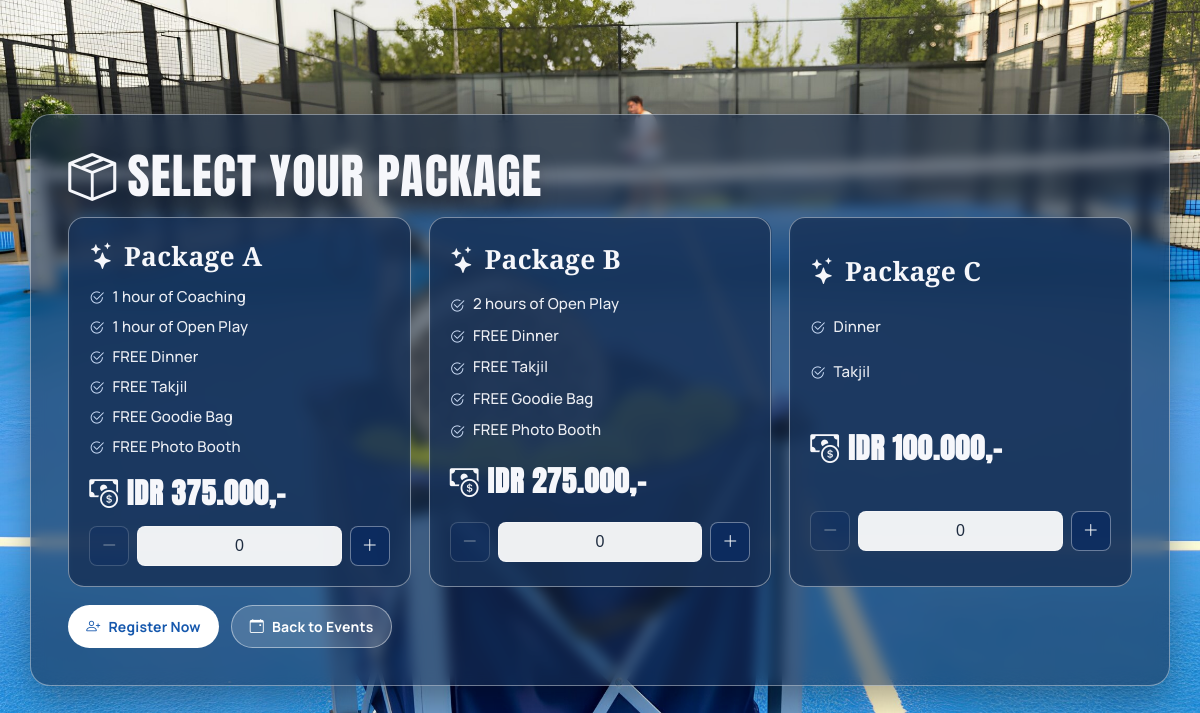
Before: /packages with the older database file.
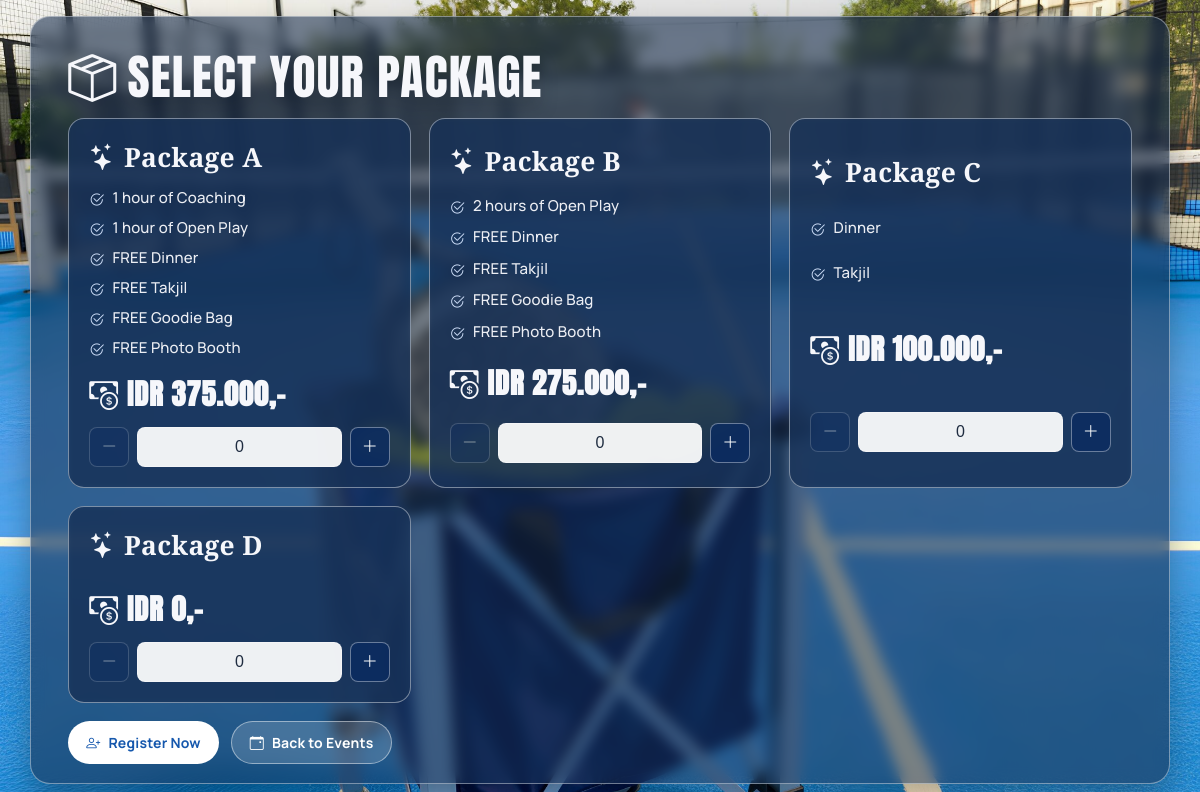
After: the same page with the newer database file.
### tables this page shows
CREATE TABLE `packages` (
  `id` int NOT NULL,
  `code` varchar(10) NOT NULL,
  `name` varchar(100) NOT NULL,
  `price` int NOT NULL,
  `description` text NOT NULL
);

### app/helpers.php (called while the page is built, shortened)
<?php
function h(string $v): string {
    return htmlspecialchars($v, ENT_QUOTES, 'UTF-8');
}
function rupiah(int $amount): string {
    return 'IDR ' . number_format($amount, 0, ',', '.');
}

### views/packages.php (the view, shortened to what this page needs)
<?php
require_once __DIR__ . '/../app/helpers.php';
$can_order = !empty($_SESSION['user_id']);
$db = get_db();
$packages = $db->query('SELECT * FROM packages ORDER BY id')->fetchAll(PDO::FETCH_ASSOC);
?>
<!doctype html>
<html lang="en">
<head>
</head>
<body>
  <main class="landing">
    <section id="packagePanel">
      <h1><i class="bi bi-box-seam"></i> Select Your Package</h1>
      <form method="post" action="">
        <div class="package-grid">
          <?php foreach ($packages as $p): ?>
            <article class="package-card">
              <h3><i class="bi bi-stars"></i> <?= h($p['name']) ?></h3>
              <ul>
                <?php
                $features = array_filter(explode("\n", $p['description']));
                foreach ($features as $line):
                ?>
                  <li><i class="bi bi-check2-circle"></i> <?= h(trim($line)) ?></li>
                <?php endforeach; ?>
              </ul>
              <div class="price"><i class="bi bi-cash-coin"></i> <?= h(rupiah((int)$p['price'])) ?>,-</div>
              <div class="qty">
                <button type="button" data-action="minus" aria-label="Decrease quantity"><i class="bi bi-dash-lg"></i></button>
                <input type="number" name="qty_<?= (int)$p['id'] ?>" min="0" value="0" <?= $can_order ? '' : 'disabled' ?>>
                <button type="button" data-action="plus" aria-label="Increase quantity"><i class="bi bi-plus-lg"></i></button>
              </div>
            </article>
          <?php endforeach; ?>
        </div>
        <div class="actions">
          <?php if (!$can_order): ?>
            <a class="btn primary" href="/register?from=packages"><i class="bi bi-person-plus"></i> Register Now</a>
          <?php endif; ?>
          <a class="btn ghost" href="/events"><i class="bi bi-calendar-event"></i> Back to Events</a>
        </div>
      </form>
    </section>
  </main>
</body>
</html>

### index.php (shortened to what this page needs)
<?php
require_once __DIR__ . '/app/helpers.php';
$uri = parse_url($_SERVER['REQUEST_URI'] ?? '/', PHP_URL_PATH) ?? '/';
$path = rtrim($uri, '/');
$routes = [
    '/' => __DIR__ . '/views/home.php',
    '/index.php' => __DIR__ . '/views/home.php',
    '/events' => __DIR__ . '/views/event.php',
    '/home' => __DIR__ . '/views/event.php',
    '/register' => __DIR__ . '/views/register.php',
    '/packages' => __DIR__ . '/views/packages.php',
    '/order' => __DIR__ . '/views/order.php',
    '/order.php' => __DIR__ . '/views/order.php',
    '/download/qris' => __DIR__ . '/views/download_qris.php',
    '/thankyou' => __DIR__ . '/views/thankyou.php',
    '/logout' => __DIR__ . '/views/logout.php',
    admin_login_path() => __DIR__ . '/views/admin/login.php',
    '/admin/dashboard' => __DIR__ . '/views/admin/dashboard.php',
    '/admin/scan' => __DIR__ . '/views/admin/scan.php',
    '/admin/logout' => __DIR__ . '/views/admin/logout.php',
];
if (isset($routes[$path])) {
    require $routes[$path];
    return;
}
?><!doctype html>

### views/packages.php (style rules this page uses)
:root { --blue: #1658ad; --white: #f6f7fb; --soft: rgba(10, 30, 66, 0.55); --line: rgba(255, 255, 255, 0.34); --font-body: "Manrope", "Segoe UI", Tahoma, sans-serif; --font-display: "Anton", "Arial Narrow", Impact, sans-serif; --font-accent: "Playfair Display", Georgia, serif; }
* { box-sizing: border-box; -ms-overflow-style: none; scrollbar-width: none; }
html, body { margin: 0; min-height: 100%; height: 100%; overflow: hidden; overscroll-behavior: none; scroll-behavior: smooth; }
body { color: var(--white); font-family: var(--font-body); font-weight: 500; letter-spacing: 0.2px; background: url('/assets/img/wallpapeh3.jpg') center/cover no-repeat fixed; overflow-x: hidden; opacity: 0; transform: translateY(14px) scale(0.99); filter: blur(8px); transition: opacity 0.55s ease, transform 0.55s ease, filter 0.55s ease; }
body.page-ready { opacity: 1; transform: none; filter: none; }
.landing { min-height: 100svh; height: 100svh; width: min(1260px, 95vw); margin: 0 auto; padding: 16px 0; display: flex; align-items: center; }
#packagePanel { width: 100%; background: rgba(23, 45, 79, 0.58); border: 1px solid rgba(255, 255, 255, 0.40); border-radius: 20px; backdrop-filter: blur(7px); padding: clamp(24px, 3.1vw, 42px); box-shadow: 0 14px 34px rgba(0, 0, 0, 0.32); max-height: calc(100svh - 32px); overflow-y: auto; overscroll-behavior: contain; }
h1 { margin: 0 0 16px; font-family: var(--font-display); font-size: clamp(34px, 4vw, 54px); line-height: 0.95; font-weight: 400; letter-spacing: 1.2px; text-transform: uppercase; display: inline-flex; align-items: center; gap: 10px; text-shadow: 0 10px 20px rgba(0, 0, 0, 0.22); }
.package-grid { display: grid; grid-template-columns: repeat(auto-fit, minmax(300px, 1fr)); gap: 18px; }
.package-card { background: rgba(25, 52, 91, 0.62); border: 1px solid rgba(255, 255, 255, 0.42); border-radius: 16px; padding: 20px; display: grid; gap: 12px; backdrop-filter: blur(2px); transition: transform 0.18s ease, box-shadow 0.18s ease, border-color 0.18s ease; }
.package-card h3 { margin: 0; font-family: var(--font-accent); font-size: clamp(24px, 2.2vw, 30px); font-weight: 700; letter-spacing: 0.3px; display: inline-flex; align-items: center; gap: 8px; }
.package-card ul { margin: 0; padding-left: 0; list-style: none; display: grid; gap: 7px; font-size: 15px; }
.package-card li { display: inline-flex; align-items: flex-start; gap: 8px; line-height: 1.4; opacity: 0.96; }
.package-card li i { color: #d5e5ff; margin-top: 2px; }
.price { display: inline-flex; align-items: center; gap: 8px; font-family: var(--font-display); font-size: clamp(26px, 2.4vw, 36px); font-weight: 800; letter-spacing: 0.8px; }
.qty { display: grid; grid-template-columns: 40px 1fr 40px; gap: 8px; align-items: center; }
.qty input, .qty button { height: 40px; border-radius: 8px; border: 1px solid rgba(255, 255, 255, 0.38); font-size: 16px; }
.qty input { text-align: center; background: rgba(255, 255, 255, 0.93); color: #1f2d40; width: 100%; appearance: textfield; -moz-appearance: textfield; }
.qty button { background: rgba(11, 45, 97, 0.82); color: #fff; cursor: pointer; transition: transform 0.15s ease, background 0.2s ease, border-color 0.2s ease; }
.qty button:disabled { opacity: 0.45; cursor: not-allowed; transform: none; }
.actions { margin-top: 18px; display: flex; gap: 12px; flex-wrap: wrap; }
.btn { text-decoration: none; border: 0; border-radius: 999px; padding: 11px 18px; font-size: 14px; font-weight: 700; cursor: pointer; display: inline-flex; align-items: center; justify-content: center; gap: 8px; transition: transform 0.15s ease, filter 0.2s ease, background 0.2s ease; }
.btn.primary { background: #fff; color: var(--blue); }
.btn.ghost { background: rgba(255, 255, 255, 0.16); color: #fff; border: 1px solid rgba(255, 255, 255, 0.45); }

Changed rows visible on the page:
added packages: name "Package D", price "IDR 0"
